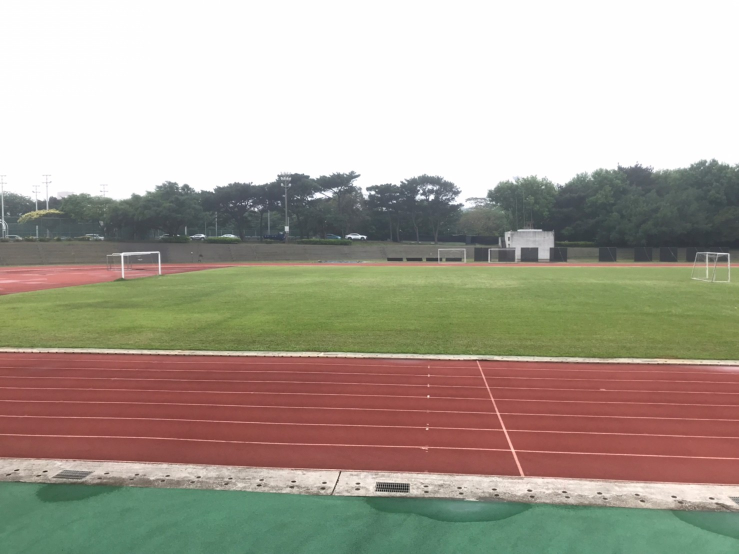
#> input picture datasets/Base/Base1.jpg, 1478 x 1108 px, found by its file name (shown at 1/2 size)
$ python main.py
#> lines starting #> are read from the running program, lines starting #| are printed output that depends on the picture
#> in read_img, img is the input picture: shape (1108, 1478, 3); mean B, G, R 150.4, 163.4, 171.1
#> call 2 of read_img, with path = 'datasets/Base/Base2.jpg'
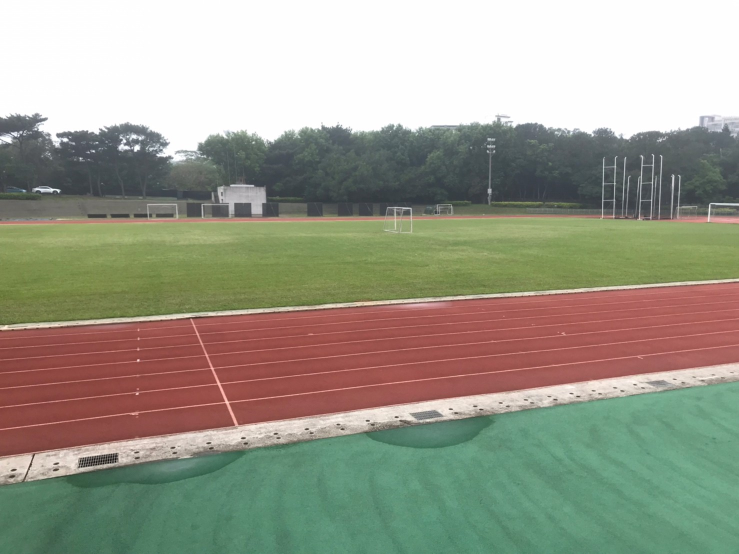
#> input picture datasets/Base/Base2.jpg, 1478 x 1108 px, found by its file name (shown at 1/2 size)
#> in read_img, img is the input picture: shape (1108, 1478, 3); mean B, G, R 138.4, 154.2, 154.2
#> in read_img (call 2), `img_gray = cv2.cvtColor(img, cv2.COLOR_BGR2GRAY)`:
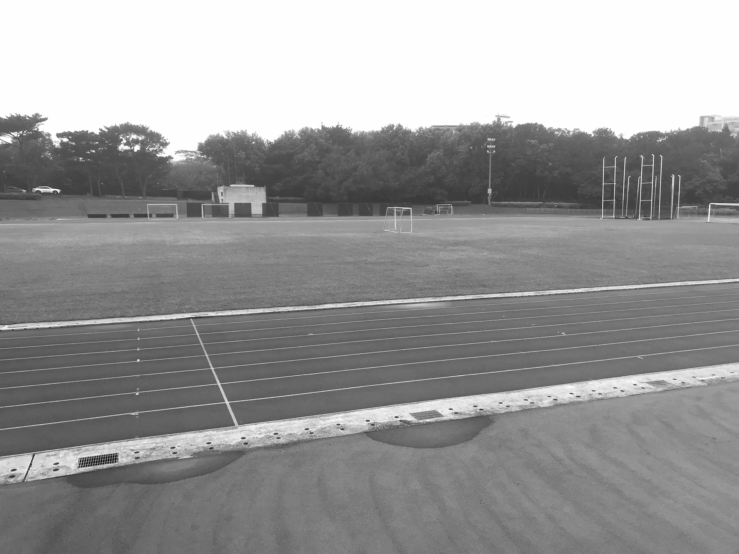
#> img_gray: shape (1108, 1478) (shown at 1/2 size); min 3, max 255, mean 152.4
### src/utils/image_io.py
import cv2

def read_img(path):
    # opencv read image in BGR color space
    img = cv2.imread(path)
    img_gray = cv2.cvtColor(img, cv2.COLOR_BGR2GRAY)
    return img, img_gray

# the dtype of img must be "uint8" to avoid the error of SIFT detector
def img_to_gray(img):
    if img.dtype != "uint8":
        print("The input image dtype is not uint8 , image type is : ",img.dtype)
        return
    img_gray = cv2.cvtColor(img, cv2.COLOR_BGR2GRAY)
    return img_gray

def creat_im_window(window_name,img):
    cv2.imshow(window_name,img)

def im_show():
    cv2.waitKey(0)
    cv2.destroyAllWindows()

### src/utils/matcher.py
import cv2
import numpy as np

from tqdm import tqdm

def SIFT(left, right):
    SIFT_Detector = cv2.SIFT_create()
    kp1, des1 = SIFT_Detector.detectAndCompute(left, None)
    kp2, des2 = SIFT_Detector.detectAndCompute(right, None)
    return kp1, des1, kp2, des2

def knn_match(des1, des2, K):
    matches = []
    for i in tqdm(range(len(des1))):
        distances = np.linalg.norm(des1[i] - des2, axis=1)
        nearest_indices = np.argpartition(distances, K)[:K]
        best_match_idx = nearest_indices[0]
        second_best_match_idx = nearest_indices[1]
        best_distance = distances[best_match_idx]
        second_best_distance = distances[second_best_match_idx]
        matches.append([best_match_idx, best_distance, second_best_match_idx, second_best_distance])
    return matches

def lowe_ratio_test(matches, kp1, kp2, threshold):
    good_matches = []
    for i in range(len(matches)):
        if matches[i][1] < threshold * matches[i][3]:
            good_matches.append((i, matches[i][0]))

    good_matching = []
    for m,n in good_matches:
        ptA = (kp1[m].pt[0], kp1[m].pt[1])
        ptB = (kp2[n].pt[0], kp2[n].pt[1])
        good_matching.append([ptA, ptB])
    return good_matching

### src/ransac/ransac.py
import random
import numpy as np

from tqdm import tqdm

def homography_matrix(P, m):
    A = []
    for r in range(len(P)):
        A.append([-P[r,0], -P[r,1], -1, 0, 0, 0, P[r,0]*m[r,0], P[r,1]*m[r,0], m[r,0]])
        A.append([0, 0, 0, -P[r,0], -P[r,1], -1, P[r,0]*m[r,1], P[r,1]*m[r,1], m[r,1]])

    u, s, vt = np.linalg.svd(A)
    H = np.reshape(vt[8], (3,3))
    H = (1/H.item(8)) * H # norm H33 to 1
    return H

def best_homography_RANSAC(good_matches):
    dst_pts = [] #destination image
    src_pts = [] #source image
    for ptA, ptB in good_matches:
        dst_pts.append(list(ptA))
        src_pts.append(list(ptB))
    dst_pts = np.array(dst_pts)
    src_pts = np.array(src_pts)

    num_sample = len(good_matches)
    threshold = 5
    iter = 500
    max_inlier = 0
    best_H = None

    for _ in tqdm(range(iter)):
        sub_sample_idx = random.sample(range(num_sample), 4)
        H = homography_matrix(src_pts[sub_sample_idx], dst_pts[sub_sample_idx])
        num_inlier = 0

        for i in range(num_sample):
            if i not in sub_sample_idx:
                concateCoor = np.hstack((src_pts[i], [1]))
                dstCoor = H @ concateCoor.T
                if dstCoor[2] <= 1e-8:
                    continue
                dstCoor = dstCoor / dstCoor[2]
                if np.linalg.norm(dstCoor[:2] - dst_pts[i]) < threshold:
                    num_inlier = num_inlier + 1
        if max_inlier < num_inlier:
            max_inlier = num_inlier
            best_H = H
            print("inlier:", max_inlier)
    return best_H

### src/blending/blending.py
import cv2
import numpy as np

class Blending:
    def __init__(self, left_image, right_image):
        self.left_image = left_image
        self.right_image = right_image
        self.height_img_l = self.left_image.shape[0]
        self.width_img_l = self.left_image.shape[1]
        self.width_img_r = self.right_image.shape[1]
        self.height_panorama = self.height_img_l
        self.width_panorama = self.width_img_l + self.width_img_r

    def create_mask(self, version):
        offset = int(800 / 2)
        barrier = self.left_image.shape[1] - int(800 / 2)
        mask = np.zeros((self.height_panorama, self.width_panorama))

        if version == 'left_image':
            mask[:, barrier - offset:barrier + offset] = np.tile(np.linspace(1, 0, 2 * offset).T,
                                                                  (self.height_panorama, 1))
            mask[:, :barrier - offset] = 1
        else:
            mask[:, barrier - offset:barrier + offset] = np.tile(np.linspace(0, 1, 2 * offset).T,
                                                                  (self.height_panorama, 1))
            mask[:, barrier + offset:] = 1
        return cv2.merge([mask, mask, mask])

    def blending(self, H):
        panorama1 = np.zeros((self.height_panorama, self.width_panorama, 3))
        mask1 = self.create_mask(version='left_image')

        panorama1[0:self.left_image.shape[0], 0:self.left_image.shape[1], :] = self.left_image
        panorama1 *= mask1

        mask2 = self.create_mask(version='right_image')
        panorama2 = cv2.warpPerspective(self.right_image, H, (self.width_panorama, self.height_panorama))*mask2

        result = panorama1 + panorama2

        rows, cols = np.where(result[:, :, 0] != 0)
        min_row, max_row = min(rows), max(rows) + 1
        min_col, max_col = min(cols), max(cols) + 1
        final_result = result[min_row:max_row, min_col:max_col, :]
        return final_result

    # [30 lines left out: function single_blending, not called in this run]

### src/main.py
import cv2

from utils.image_io import read_img, img_to_gray
from utils.matcher import SIFT, knn_match, lowe_ratio_test
from ransac.ransac import best_homography_RANSAC
from blending.blending import Blending


def main(img1, img2):
    # SIFT
    left_img = img_to_gray(img1)
    right_img = img_to_gray(img2)
    kp1, des1, kp2, des2 = SIFT(left_img, right_img)
#> in SIFT, `kp1, des1 = SIFT_Detector.detectAndCompute(left, None)`: kp1 = 2818 keypoints; strongest (x, y, size): (405, 471, 3.9), (730, 474, 3.7), (675, 960, 2.7), (746, 385, 5)
#> in SIFT, `kp2, des2 = SIFT_Detector.detectAndCompute(right, None)`: kp2 = 2752 keypoints; strongest (x, y, size): (274, 296, 8.2), (117, 381, 4.3), (793, 834, 3.3), (735, 841, 3.2)

    # Knn
    matches = knn_match(des1, des2, K=2)
#> the loop in knn_match, `for i in tqdm(range(len(des1))):` made 2818 passes
#> (best_match_idx, second_best_match_idx, best_distance, second_best_distance) on passes 1 to 3: (1177, 293, 100.8, 103.6), (2592, 2589, 342.4, 348.8), (1029, 1014, 357.9, 367)
#> after the loop in knn_match, `for i in tqdm(range(len(des1))):`: matches = 2818 items, first 6: [1177, 100.8, 293, 103.6], [2592, 342.4, 2589, 348.8], [1029, 357.9, 1014, 367], [2349, 340.4, 1458, 366.4], [371, 381, 1657, 402.6], [1026, 342.6, 790, 344.1]
    good_matching = lowe_ratio_test(matches, kp1, kp2, threshold=0.75)
#> after the loop in lowe_ratio_test, `for i in range(len(matches)):`: good_matches = 848 pairs, first value 6 to 2812, second value 2 to 2605
#> the loop in lowe_ratio_test, `for m,n in good_matches:` made 848 passes
#> (m, n, ptA, ptB) on passes 1 to 3: (6, 1547, (3.78, 358.8), (643.6, 245.8)), (161, 1546, (77.8, 371.8), (643.6, 245.8)), (173, 2391, (81.42, 480.6), (1230.4, 436))
#> after the loop in lowe_ratio_test, `for m,n in good_matches:`: good_matching = 848 items
#> good_matching = 848 items

    # RANSAC to find best-fit homography matrix
    H = best_homography_RANSAC(good_matching)
#> the loop in best_homography_RANSAC, `for ptA, ptB in good_matches:` made 848 passes
#> (ptA, ptB) on passes 1 to 3: ((3.78, 358.8), (643.6, 245.8)), ((77.8, 371.8), (643.6, 245.8)), ((81.42, 480.6), (1230.4, 436))
#> after the loop in best_homography_RANSAC, `for ptA, ptB in good_matches:`: dst_pts = 848 pairs, first value 3.78 to 1471.5, second value 317.5 to 1025; src_pts = 848 pairs, first value 3.33 to 1342.4, second value 223.4 to 967.9
#> in best_homography_RANSAC, `num_sample = len(good_matches)`: num_sample = 848
#> after the loop in best_homography_RANSAC, `for _ in tqdm(range(iter)):`: max_inlier = 790
#> H = [[0.516, -0.052, 651.9], [-0.158, 0.813, 158], [-0.000314, -4.3e-05, 1]]

    # stitching
    blending = Blending(left_image=img1, right_image=img2)
    result = blending.blending(H)
#> in blending, `panorama1 *= mask1`:
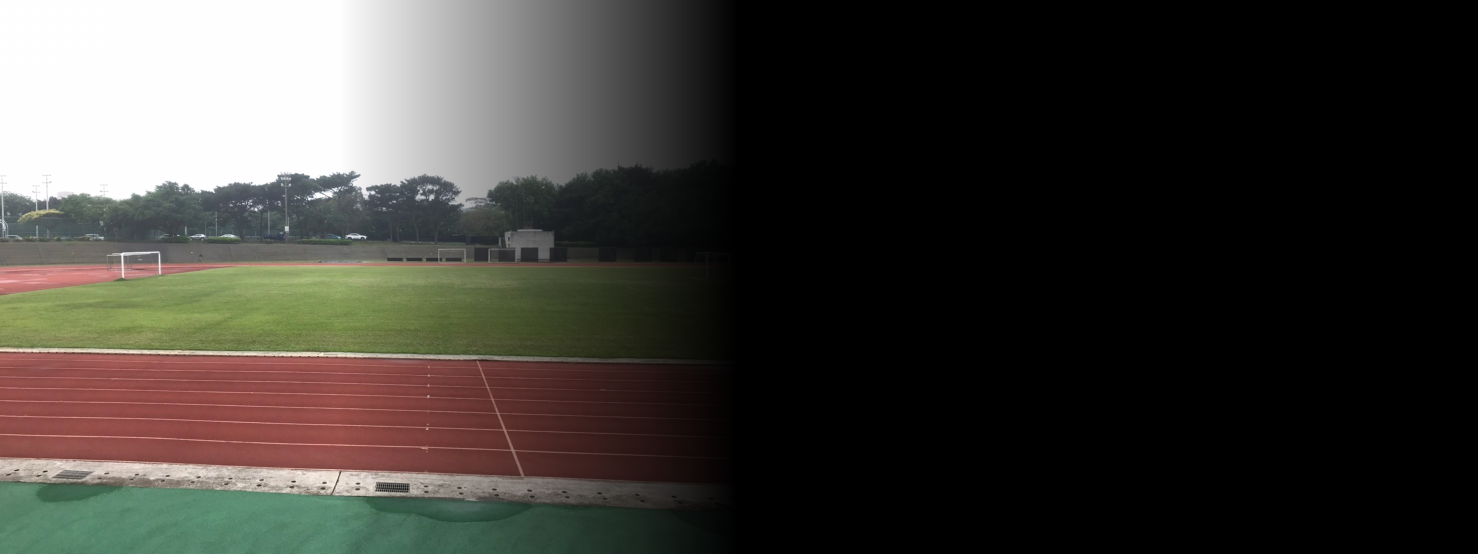
#> panorama1: shape (1108, 2956, 3) float64 (shown at 1/2 size); mean B, G, R 55.1, 59.8, 62.4
#> call 2 of create_mask, with version = 'right_image'
#> in create_mask (call 2), `mask[:, barrier - offset:barrier + offset] = np.tile(np.linspace(0, 1,..`:
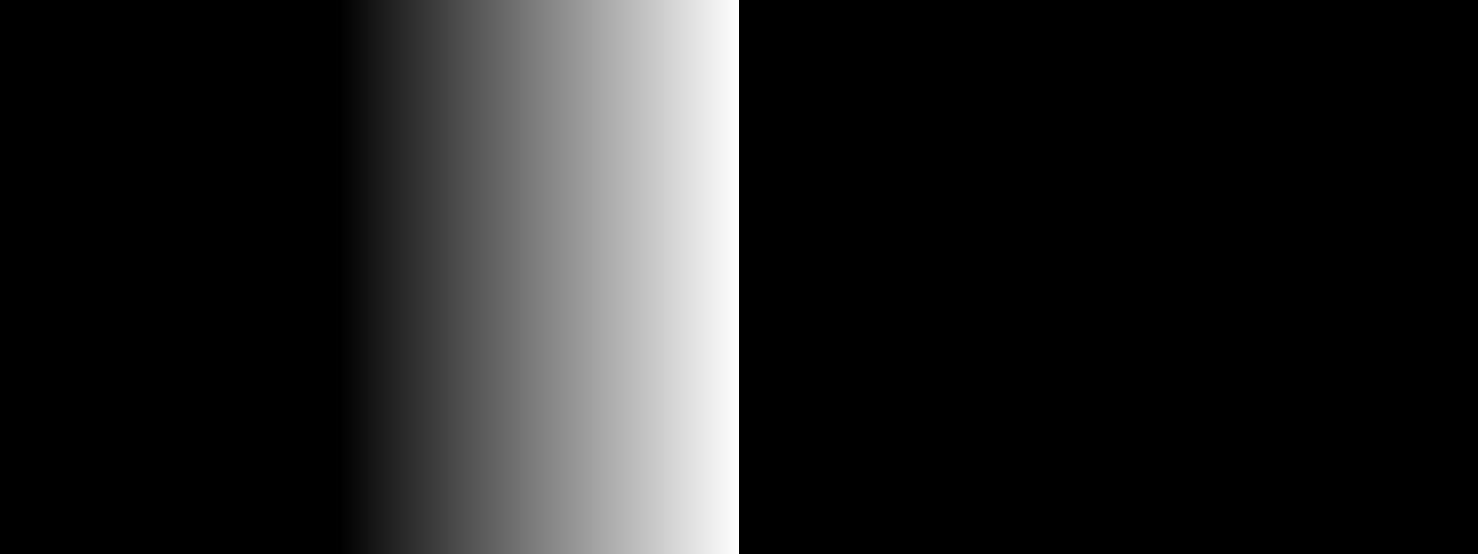
#> mask: shape (1108, 2956) float64 (shown at 1/2 size); min 0, max 1, mean 0.135
#> in blending, `panorama2 = cv2.warpPerspective(self.right_image, H, (self.width_panor..`:
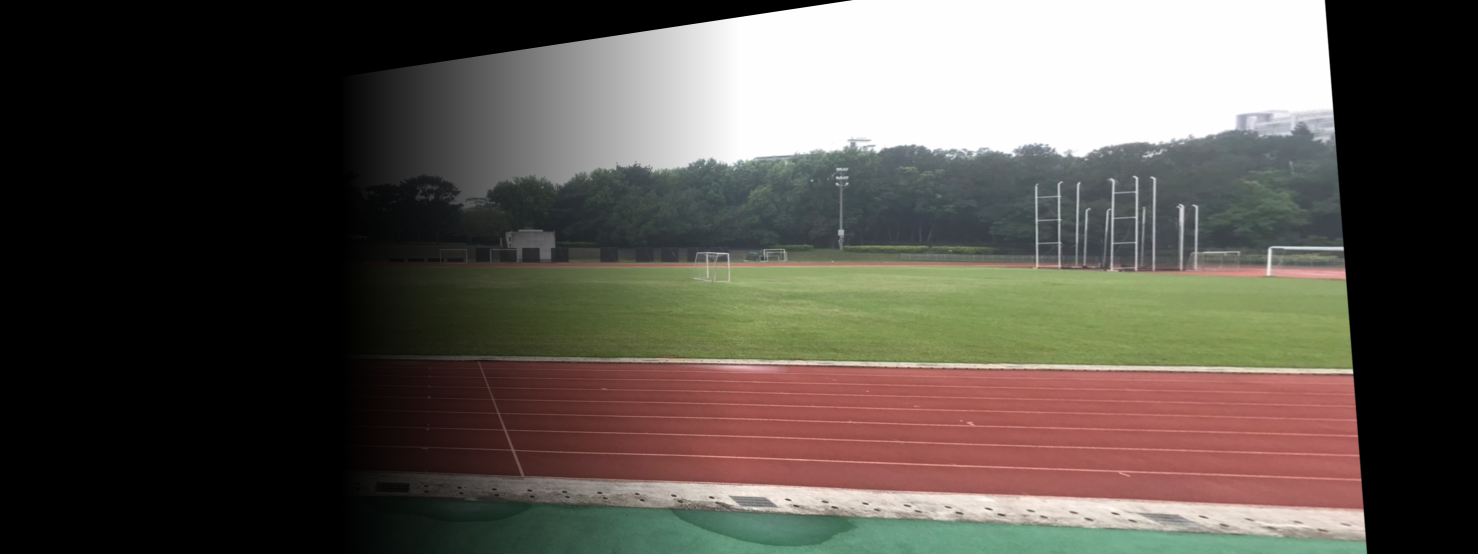
#> panorama2: shape (1108, 2956, 3) float64 (shown at 1/2 size); mean B, G, R 76, 83.1, 88.9
#> in blending, `result = panorama1 + panorama2`:
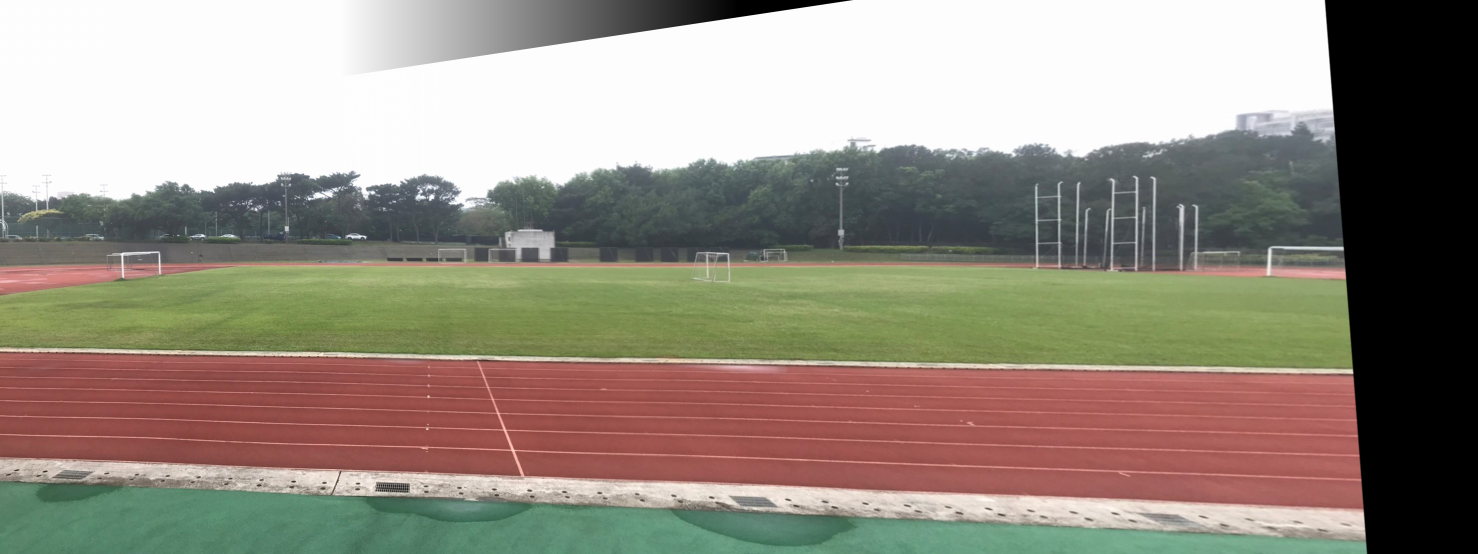
#> result: shape (1108, 2956, 3) float64 (shown at 1/2 size); mean B, G, R 131.1, 142.9, 151.3; drawn with min black and max white
#> in blending, `min_row, max_row = min(rows), max(rows) + 1`: min_row = 0; max_row = 1108
#> in blending, `min_col, max_col = min(cols), max(cols) + 1`: min_col = 0; max_col = 2735
#> in blending, `final_result = result[min_row:max_row, min_col:max_col, :]`:
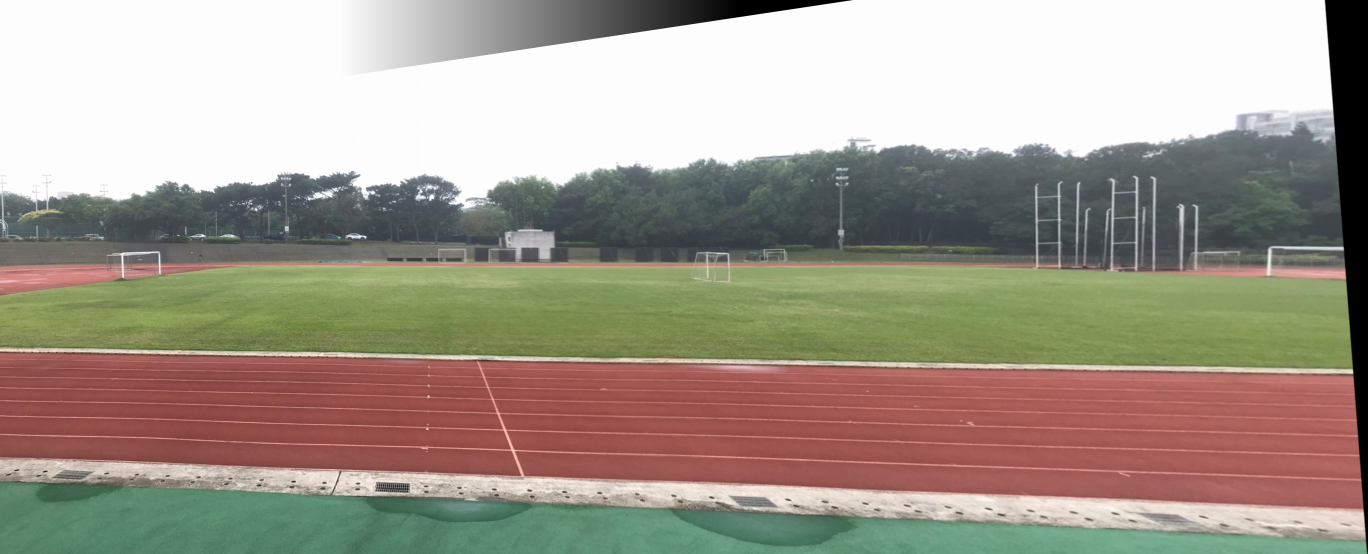
#> final_result: shape (1108, 2735, 3) float64 (shown at 1/2 size); mean B, G, R 141.7, 154.5, 163.5; drawn with min black and max white
    #result = blending.single_blending(H)
    cv2.imwrite("test.jpg", result)

if __name__ == '__main__':
    # the example of image window
    # creat_im_window("Result",img)
    # im_show()

    # you can use this function to store the result
    # cv2.imwrite("result.jpg",img)

    img1, img1_gray = read_img("datasets/Base/Base1.jpg")
    img2, img2_gray = read_img("datasets/Base/Base2.jpg")
    main(img1 ,img2)
